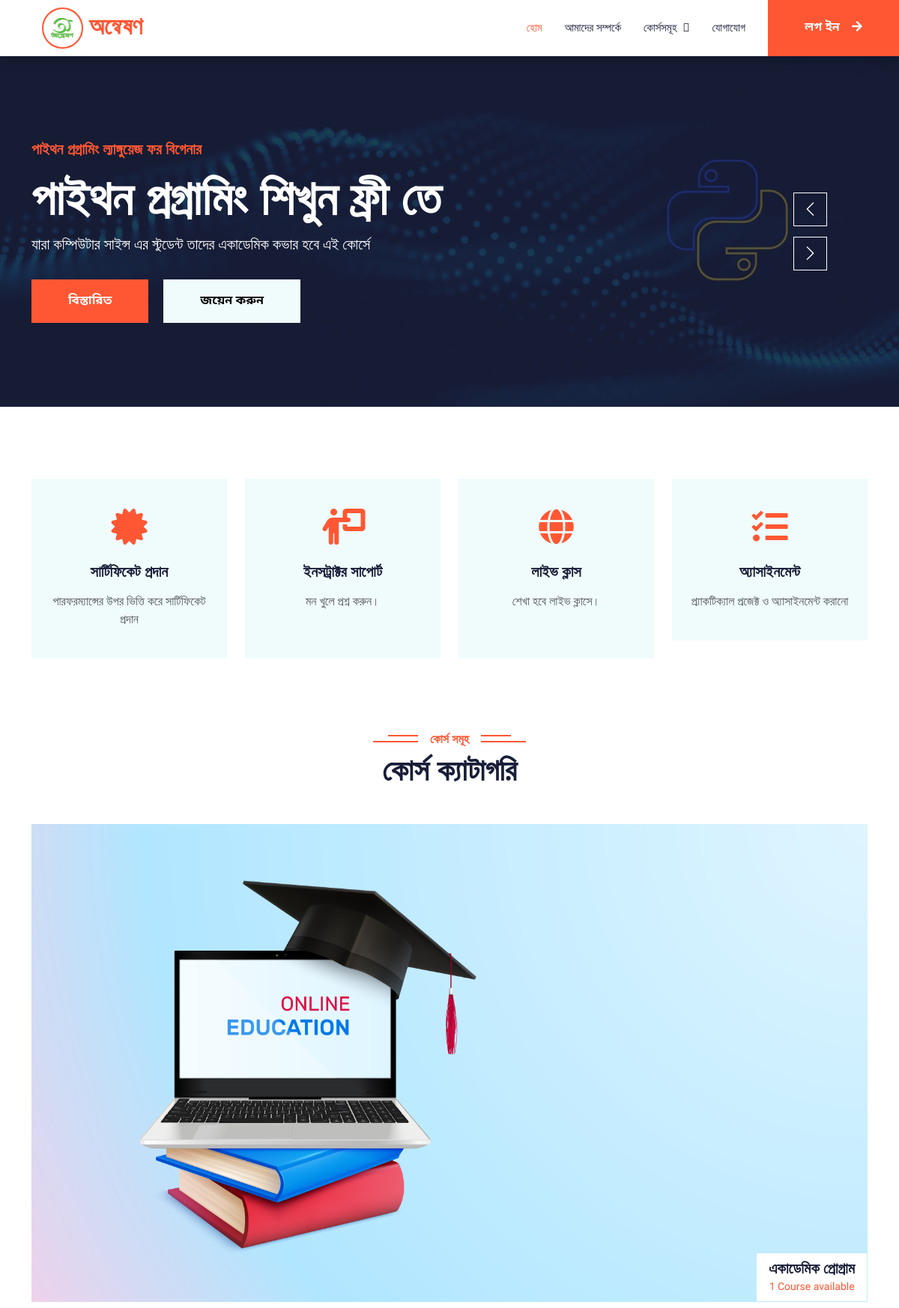
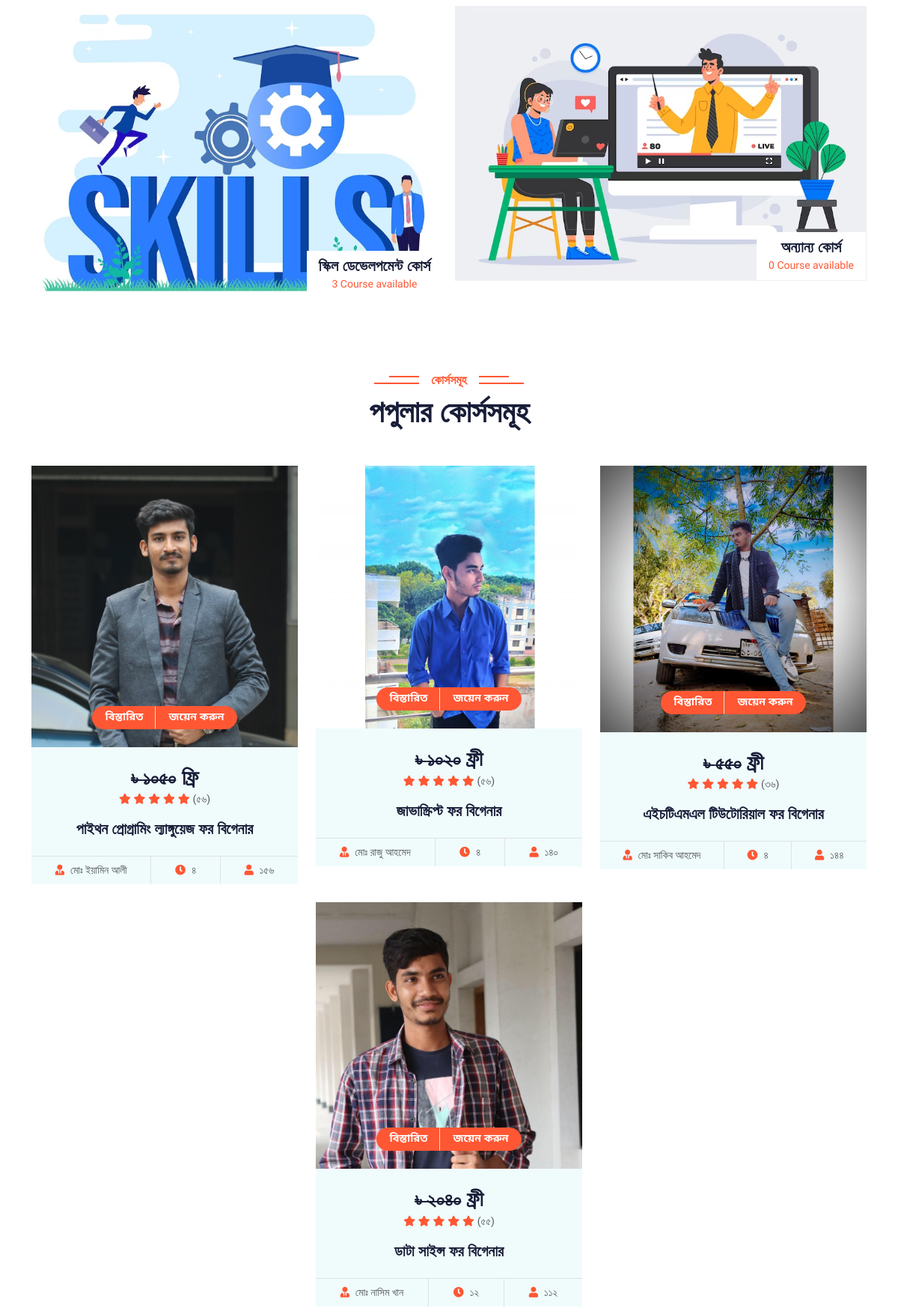
The page / (upper part) on the database its author committed (2 pictures, top to bottom).
### Academy/models.py (models this page shows, shortened)
class Carousel_slider(models.Model):
    header = models.CharField(max_length=150,blank=True,null=True)
    title = models.CharField(max_length=200,blank=True,null=True)
    sub_title = models.CharField(max_length=500,blank=True,null=True)
    read_more_button = models.CharField(max_length=200,blank=True,null=True)
    join_now_button = models.CharField(max_length=200,blank=True,null=True)
    background_image = models.ImageField(upload_to='carousel_slider')

class Academy_course_Item(models.Model):
    course_item = models.CharField(choices=COURSE_ITEM_CHOICES, max_length=100, blank=True, null=True)
    course_name = models.CharField(max_length=100)
    course_instructor = models.CharField(max_length=50)
    duration_hour = models.CharField(max_length=50)
    duration_day = models.CharField(max_length=50,blank=True, null=True)
    total_student = models.CharField(max_length=50,blank=True, null=True)
    total_review_person = models.CharField(max_length=50, blank=True, null=True)
    course_price = models.CharField(max_length=50)
    discount_price = models.CharField(max_length=50)
    course_banner = models.ImageField(upload_to='CourseBannerImage')
    demo_class_link_YT = models.CharField(max_length=300)
    course_playlist_link = models.CharField(max_length=200)
    popular_or_not = models.BooleanField(default=False, blank=True, null=True)

### Academy/views.py (the view)
# urls.py: path('',views.Home, name='home'),
def Home(request):
    slider = Carousel_slider.objects.all()
    context = {
        'slider':slider,
    }
    return render(request,'Academy/home.html',context)

### Academy/context_processors.py (called while the page is built)
def ExpertInstructor_details(request):
    instructor_details = Expert_Instructor.objects.all()
    reviews = Contact_forms.objects.filter(show_review_home=True)
    return {'instructor':instructor_details,'reviews':reviews}

def popular_course(request):
    popular_course = Academy_course_Item.objects.filter(popular_or_not=True)
    paginator = Paginator(popular_course,6)
    page_number = request.GET.get('page')
    page_obj = paginator.get_page(page_number)
    page_total = page_obj.paginator.num_pages
    return {'popular_course':page_obj,'page_total':[n+1 for n in range(page_total)]}

def CountCourse(request):
    academic = len(Academy_course_Item.objects.filter(course_item='Academic'))
    skill = len(Academy_course_Item.objects.filter(course_item='Skill Development'))
    others = len(Academy_course_Item.objects.filter(course_item='Others'))
    context = {
        'academic':academic,
        'skill':skill,
        'others':others,
    }
    return context

### templates/Academy/home.html (shortened to what this page needs)
{% extends "common_code/base.html" %}
{% load static %}
{% block content %}
  <div class="container-fluid p-0 mb-5">
    <div class="owl-carousel header-carousel position-relative">
       {% for slider in slider %}
        <div class="owl-carousel-item position-relative">
            <img class="img-fluid" src="{{slider.background_image.url}}" alt="">
            <div class="position-absolute top-0 start-0 w-100 h-100 d-flex align-items-center" style="background: rgba(24, 29, 56, .7);">
                <div class="container">
                    <div class="row justify-content-start">
                        <div class="col-sm-10 col-lg-8">
                            <h5 class="text-primary text-uppercase mb-3 animated slideInDown">{{slider.header}}</h5>
                            <h1 class="display-3 text-white animated slideInDown">{{slider.title}}</h1>
                            <p class="fs-5 text-white mb-4 pb-2">{{slider.sub_title}}</p>
                            <a href="{{slider.read_more_button}}" class="btn btn-primary py-md-3 px-md-5 me-3 animated slideInLeft">বিস্তারিত</a>
                            <a href="{{slider.join_now_button}}" class="btn btn-light py-md-3 px-md-5 animated slideInRight">জয়েন করুন</a>
                        </div>
                    </div>
                </div>
            </div>
        </div>
        {% endfor %}
    </div>
</div>
<div class="container-xxl py-5">
    <div class="container">
        <div class="row g-4">
            <div class="col-lg-3 col-sm-6 wow fadeInUp" data-wow-delay="0.5s">
                <div class="service-item text-center pt-3">
                    <div class="p-4">
                        <i class="fa fa-3x fa-certificate text-primary mb-4"></i>
                        <h5 class="mb-3">সার্টিফিকেট প্রদান</h5>
                        <p> পারফরম্যান্সের উপর ভিত্তি করে সার্টিফিকেট প্রদান</p>
                    </div>
                </div>
            </div>
            <div class="col-lg-3 col-sm-6 wow fadeInUp" data-wow-delay="0.1s">
                <div class="service-item text-center pt-3">
                    <div class="p-4">
                        <i class="fa fa-3x fa-person-chalkboard text-primary mb-4"></i>
                        <h5 class="mb-3">ইনসট্রাক্টর সাপোর্ট </h5>
                        <p>মন খুলে প্রশ্ন করুন। </p>
                        <br>
                    </div>
                </div>
            </div>
            <div class="col-lg-3 col-sm-6 wow fadeInUp" data-wow-delay="0.3s">
                <div class="service-item text-center pt-3">
                    <div class="p-4">
                        <i class="fa fa-3x fa-globe text-primary mb-4"></i>
                        <h5 class="mb-3">লাইভ ক্লাস</h5>
                        <p>শেখা হবে লাইভ ক্লাসে। </p>
                        <br>
                    </div>
                </div>
            </div>
            <div class="col-lg-3 col-sm-6 wow fadeInUp" data-wow-delay="0.7s">
                <div class="service-item text-center pt-3">
                    <div class="p-4">
                        <i class="fa fa-3x fa-list-check text-primary mb-4"></i>
                        <h5 class="mb-3">অ্যাসাইনমেন্ট</h5>
                        <p>প্র্যাকটিক্যাল প্রজেক্ট ও অ্যাসাইনমেন্ট করানো</p>
                    </div>
                </div>
            </div>
        </div>
    </div>
</div>
<div class="container-xxl py-5 category">
    <div class="container">
        <div class="text-center wow fadeInUp" data-wow-delay="0.1s">
            <h6 class="section-title bg-white text-center text-primary px-3">কোর্স সমূহ</h6>
            <h1 class="mb-5">কোর্স ক্যাটাগরি</h1>
        </div>
        <div class="row g-3">
            <div class="col-lg-12 col-md-6">
                <div class="row g-3">
                    <div class="col-lg-12 col-md-12 wow zoomIn" data-wow-delay="0.3s">
                        <a class="position-relative d-block overflow-hidden" href="{% url 'academic' %}">
                            <img class="img-fluid" src="{% static 'img/edu.jpg' %}" alt="" height="200px">
                            <div class="bg-white text-center position-absolute bottom-0 end-0 py-2 px-3" style="margin: 1px;">
                                <h5 class="m-0">একাডেমিক প্রোগ্রাম</h5>
                                <small class="text-primary">{{academic}} Course available</small>
                            </div>
                        </a>
                    </div>
                    <div class="col-lg-6 col-md-12 wow zoomIn" data-wow-delay="0.3s">
                        <a class="position-relative d-block overflow-hidden" href="{% url 'skills' %}">
                            <img class="img-fluid" src="{% static 'img/ss.avif' %}" alt="">
                            <div class="bg-white text-center position-absolute bottom-0 end-0 py-2 px-3" style="margin: 1px;">
                                <h5 class="m-0">স্কিল ডেভেলপমেন্ট কোর্স</h5>
                                <small class="text-primary">{{skill}} Course available</small>
                            </div>
                        </a>
                    </div>
                    <div class="col-lg-6 col-md-12 wow zoomIn" data-wow-delay="0.3s">
                        <a class="position-relative d-block overflow-hidden" href="">
                            <img class="img-fluid" src="{% static 'img/o.avif' %}" alt="">
                            <div class="bg-white text-center position-absolute bottom-0 end-0 py-2 px-3" style="margin: 1px;">
                                <h5 class="m-0">অন্যান্য কোর্স</h5>
                                <small class="text-primary">{{others}} Course available</small>
                            </div>
                        </a>
                    </div>
                </div>
            </div>
        </div>
    </div>
</div>
<div class="container-xxl py-5">
    <div class="container">
        <div class="text-center wow fadeInUp" data-wow-delay="0.1s">
            <h6 class="section-title bg-white text-center text-primary px-3"> কোর্সসমূহ</h6>
            <h1 class="mb-5">পপুলার কোর্সসমূহ</h1>
        </div>
        <div class="row g-4 justify-content-center">
           {% for course in popular_course %}
            <div class="col-lg-4 col-md-6 wow fadeInUp" data-wow-delay="0.1s">
                <div class="course-item bg-light">
                    <div class="position-relative overflow-hidden">
                        <img class="img-fluid" src="{{course.course_banner.url}}" alt="">
                        <div class="w-100 d-flex justify-content-center position-absolute bottom-0 start-0 mb-4">
                            <a href="{% url 'details' course.id %}" class="flex-shrink-0 btn btn-sm btn-primary px-3 border-end" style="border-radius: 30px 0 0 30px;">বিস্তারিত</a>
                            {% if request.user.is_authenticated %}
                           <a href="{{course.course_playlist_link}}" target="_blank" class="flex-shrink-0 btn btn-sm btn-primary px-3" style="border-radius: 0 30px 30px 0;">জয়েন করুন</a>
                           {% else %}
                           <a href="{% url 'signup' %}" class="flex-shrink-0 btn btn-sm btn-primary px-3" style="border-radius: 0 30px 30px 0;">জয়েন করুন</a>
                           {% endif %}
                        </div>
                    </div>
                    <div class="text-center p-4 pb-0">
                        <h3 class="mb-0"> <del><small style="font-size: 25px;">৳ {{course.course_price}}</small></del> {{course.discount_price}}</h3>
                        <div class="mb-3">
                            <small class="fa fa-star text-primary"></small>
                            <small class="fa fa-star text-primary"></small>
                            <small class="fa fa-star text-primary"></small>
                            <small class="fa fa-star text-primary"></small>
                            <small class="fa fa-star text-primary"></small>
                            <small>({{course.total_review_person}})</small>
                        </div>
                        <h5 class="mb-4">{{course.course_name}}</h5>
                    </div>
                    <div class="d-flex border-top">
                        <small class="flex-fill text-center border-end py-2"><i class="fa fa-user-tie text-primary me-2"></i>{{course.course_instructor}}</small>
                        <small class="flex-fill text-center border-end py-2"><i class="fa fa-clock text-primary me-2"></i>{{course.duration_hour}}</small>
                        <small class="flex-fill text-center py-2"><i class="fa fa-user text-primary me-2"></i>{{course.total_student}}</small>
                    </div>
                </div>
            </div>
            {% endfor %}
        </div>
    </div>
</div>
{% endblock content %}

### static/css/style.css (style rules this page uses)
* { margin: 0; padding: 0; font-family: "Hind Siliguri", serif; }
img { max-width: 100%; }
a { text-decoration: none; }
:root { --primary: #FF5733 !important; --light: #F0FBFC !important; --dark: #181d38 !important; }
.btn { font-family: 'Noto Sans Bengali', sans-serif; font-weight: 600; transition: .5s; }
.btn.btn-primary, .btn.btn-secondary { color: #FFFFFF; }
.section-title { position: relative; display: inline-block; text-transform: uppercase; }
.section-title::before { position: absolute; content: ""; width: calc(100% + 80px); height: 2px; top: 4px; left: -40px; background: var(--primary); z-index: -1; }
.section-title::after { position: absolute; content: ""; width: calc(100% + 120px); height: 2px; bottom: 5px; left: -60px; background: var(--primary); z-index: -1; }
.service-item { background: var(--light); transition: .5s; }
.service-item * { transition: .5s; }
.category img, .course-item img { transition: .5s; }

### rows shown on the page
Carousel_slider: background_image (picture), header "পাইথন প্রগ্রামিং ল্যাঙ্গুয়েজ ফর বিগেনার", title "পাইথন প্রগ্রামিং শিখুন ফ্রী তে", sub_title "যারা কম্পিউটার সাইন্স এর স্টুডেন্ট তাদের একাডেমিক কভার হবে এই কোর্সে"
Academy_course_Item: course_banner (picture), course_price "১০৫০", discount_price "ফ্রি", total_review_person "৫৬", course_name "পাইথন প্রোগ্রামিং ল্যাঙ্গুয়েজ ফর বিগেনার", course_instructor "মোঃ ইয়ামিন আলী", duration_hour "৪", total_student "১৫৬"
Academy_course_Item: course_banner (picture), course_price "১০২০", discount_price "ফ্রী", total_review_person "৫৬", course_name "জাভাস্ক্রিপ্ট ফর বিগেনার", course_instructor "মোঃ রাজু আহমেদ", duration_hour "৪", total_student "১৪০"
Academy_course_Item: course_banner (picture), course_price "৫৫০", discount_price "ফ্রী", total_review_person "৩৬", course_name "এইচটিএমএল টিউটোরিয়াল ফর বিগেনার", course_instructor "মোঃ সাকিব আহমেদ", duration_hour "৪", total_student "১৪৪"
Academy_course_Item: course_banner (picture), course_price "২০৪০", discount_price "ফ্রী", total_review_person "৫৫", course_name "ডাটা সাইন্স ফর বিগেনার", course_instructor "মোঃ নাসিম খান", duration_hour "১২", total_student "১১২"

### other values the page prints
{{ academic }} "1"
{{ skill }} "3"
{{ others }} "0"
